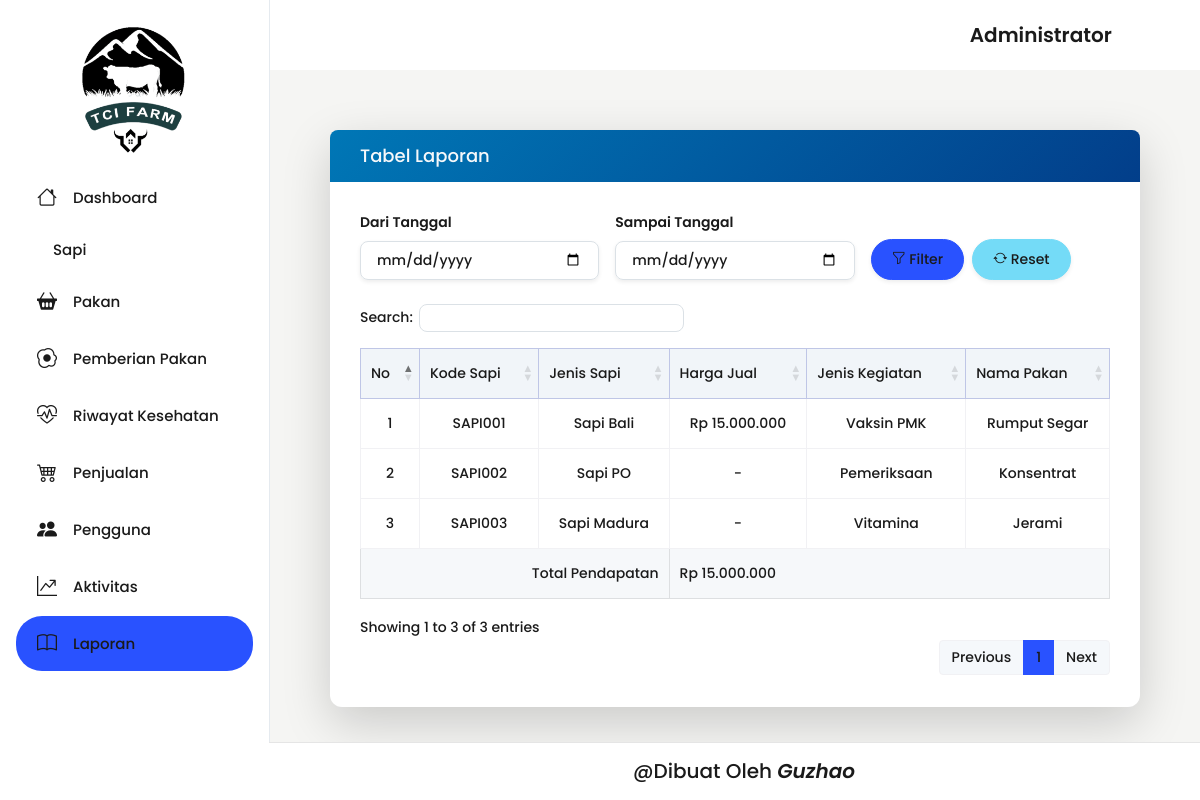
The app's page /backend/pages/laporan/index.php (signed in) with its own data.
### tables this page shows
CREATE TABLE `sapi` (
  `id_sapi` int NOT NULL,
  `kode_sapi` varchar(20) NOT NULL,
  `jenis_sapi` varchar(50) NOT NULL,
  `jenis_kelamin` enum('Jantan','Betina') NOT NULL,
  `berat_badan_kg` decimal(10,2) DEFAULT NULL,
  `status_kesehatan` varchar(100) DEFAULT NULL,
  `lokasi_kandang` varchar(50) DEFAULT NULL,
  `tanggal_masuk` date DEFAULT NULL,
  `gambar` varchar(255) DEFAULT NULL,
  `status_sapi` enum('Aktif','Dijual','Terjual','Mati') NOT NULL DEFAULT 'Aktif'
);

CREATE TABLE `penjualan` (
  `id_penjualan` int NOT NULL,
  `id_sapi` int DEFAULT NULL,
  `tanggal_jual` date DEFAULT NULL,
  `harga_jual` bigint NOT NULL,
  `pembeli` varchar(100) DEFAULT NULL
);

CREATE TABLE `riwayat_kesehatan` (
  `id_riwayat` int NOT NULL,
  `id_sapi` int DEFAULT NULL,
  `tanggal` date DEFAULT NULL,
  `jenis_kegiatan` varchar(100) DEFAULT NULL,
  `keterangan` text
);

CREATE TABLE `pakan` (
  `id_pakan` int NOT NULL,
  `nama_pakan` varchar(100) NOT NULL,
  `stok_kg` decimal(10,2) DEFAULT '0.00',
  `satuan` varchar(20) DEFAULT NULL
);

### backend/pages/laporan/index.php (the view, shortened to what this page needs)
<?php
include '../../../config/connection.php';
include '../../partials/header.php';
include '../../partials/sidebar.php';
include '../../partials/navbar.php';
$mulai   = $_GET['mulai'] ?? '';
$sampai  = $_GET['sampai'] ?? '';
$qLaporan = "
    SELECT s.kode_sapi,
           s.jenis_sapi,
           p.harga_jual,
           rk.jenis_kegiatan,
           pk.nama_pakan
    FROM sapi s
    LEFT JOIN penjualan p ON s.id_sapi = p.id_sapi
    LEFT JOIN riwayat_kesehatan rk ON s.id_sapi = rk.id_sapi
    LEFT JOIN pemberian_pakan pp ON s.id_sapi = pp.id_sapi
    LEFT JOIN pakan pk ON pp.id_pakan = pk.id_pakan
    WHERE 1=1
";
$qLaporan .= " ORDER BY s.kode_sapi ASC";
$result = mysqli_query($connect, $qLaporan) or die(mysqli_error($connect));
?>
<div class="container-fluid">
  <div class="row">
    <div class="col-12">
      <div class="card shadow-lg border-0">
        <div class="card-header text-white"
             style="background: linear-gradient(135deg, #0077b6, #023e8a); border-radius: 8px 8px 0 0;">
          <h5 class="mb-0 text-light">Tabel Laporan</h5>
        </div>
        <div class="card-body">
          <form method="GET" class="row g-3 mb-4">
            <div class="col-md-4">
              <label class="form-label fw-semibold">Dari Tanggal</label>
              <input type="date" name="mulai" value="<?= $mulai ?>" class="form-control shadow-sm">
            </div>
            <div class="col-md-4">
              <label class="form-label fw-semibold">Sampai Tanggal</label>
              <input type="date" name="sampai" value="<?= $sampai ?>" class="form-control shadow-sm">
            </div>
            <div class="col-md-4 d-flex align-items-end">
              <button type="submit" class="btn btn-primary me-2 shadow-sm">
                <i class="bi bi-funnel"></i> Filter
              </button>
              <a href="index.php" class="btn btn-secondary shadow-sm">
                <i class="bi bi-arrow-repeat"></i> Reset
              </a>
            </div>
          </form>
          <div class="table-responsive">
            <table id="laporanTable" class="table table-bordered table-hover table-sm align-middle text-center">
              <thead class="table-primary text-dark">
                <tr>
                  <th>No</th>
                  <th>Kode Sapi</th>
                  <th>Jenis Sapi</th>
                  <th>Harga Jual</th>
                  <th>Jenis Kegiatan</th>
                  <th>Nama Pakan</th>
                </tr>
              </thead>
              <tbody>
                <?php
                $no = 1;
                $total = 0;
                while ($row = mysqli_fetch_assoc($result)): ?>
                  <tr>
                    <td><?= $no++ ?></td>
                    <td><?= $row['kode_sapi'] ?></td>
                    <td><?= $row['jenis_sapi'] ?></td>
                    <td>
                      <?php if ($row['harga_jual']): ?>
                        Rp <?= number_format($row['harga_jual'], 0, ',', '.') ?>
                        <?php $total += $row['harga_jual']; ?>
                      <?php else: ?> - <?php endif; ?>
                    </td>
                    <td><?= $row['jenis_kegiatan'] ?? '-' ?></td>
                    <td><?= $row['nama_pakan'] ?? '-' ?></td>
                  </tr>
                <?php endwhile; ?>
              </tbody>
              <tfoot>
                <tr class="fw-bold table-light">
                  <td colspan="3" class="text-end">Total Pendapatan</td>
                  <td colspan="3">Rp <?= number_format($total, 0, ',', '.') ?></td>
                </tr>
              </tfoot>
            </table>
          </div>
        </div>
      </div>
    </div>
  </div>
</div>
<?php
include '../../partials/footer.php';
include '../../partials/script.php';
?>
<link rel="stylesheet" href="https://cdn.datatables.net/1.13.6/css/dataTables.bootstrap5.min.css">
<link rel="stylesheet" href="https://cdn.datatables.net/buttons/2.4.2/css/buttons.bootstrap5.min.css">

### backend/template_admin/src/assets/css/custom.css (style rules this page uses)
.body-wrapper .container-fluid, .body-wrapper .container-sm, .body-wrapper .container-md, .body-wrapper .container-lg, .body-wrapper .container-xl, .body-wrapper .container-xxl { max-width: 100% !important; margin: 0 !important; padding: 30px !important; padding-top: 65px !important; }
.table th { text-align: center; vertical-align: middle; background: #f1f5f9; }
.table td { text-align: center; vertical-align: middle; }
body, .table, .card, .btn, .navbar { font-family: 'Poppins', sans-serif; font-weight: 500; color: #1a1a1a; }
.table th { font-weight: 700; color: #000; }
.table td { font-weight: 500; color: #222; vertical-align: middle; }
.card-header h5 { font-weight: 700; font-size: 18px; color: #fff; }
html, body, * { font-family: 'Poppins', sans-serif !important; font-weight: 500 !important; color: #1a1a1a !important; }

### records on screen
sapi: kode_sapi "SAPI001", jenis_sapi "Sapi Bali", penjualan.harga_jual "15.000.000", riwayat_kesehatan.jenis_kegiatan "Vaksin PMK", pakan.nama_pakan "Rumput Segar"
sapi: kode_sapi "SAPI002", jenis_sapi "Sapi PO", riwayat_kesehatan.jenis_kegiatan "Pemeriksaan", pakan.nama_pakan "Konsentrat"
sapi: kode_sapi "SAPI003", jenis_sapi "Sapi Madura", riwayat_kesehatan.jenis_kegiatan "Vitamina", pakan.nama_pakan "Jerami"

### other values on screen
$_SESSION['hak_akses'] "Administrator"
$total "15.000.000"
